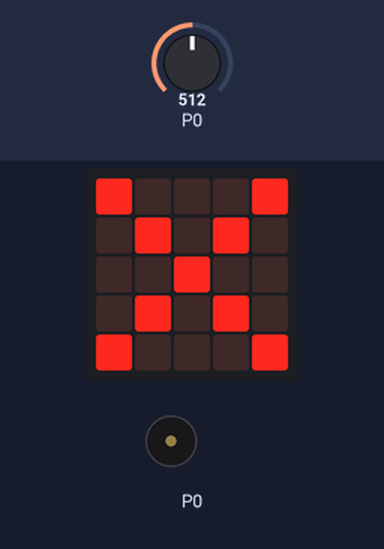
A program run on a simulated BBC micro:bit (MakeCode). Shown: the board's 5×5 LED display, buzzer (waves = sounding). The inputs (shaded band) are chosen by the test bench; at power-on: P0 = 512 (analog values on the 0–1023 scale).

Above: at 1.2 s.
1.3 s: P0 set to 329
3.5 s: P0 set to 297
At 4.15 s:
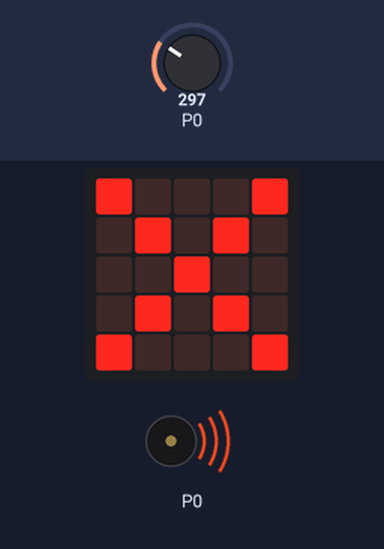
At 4.9 s:
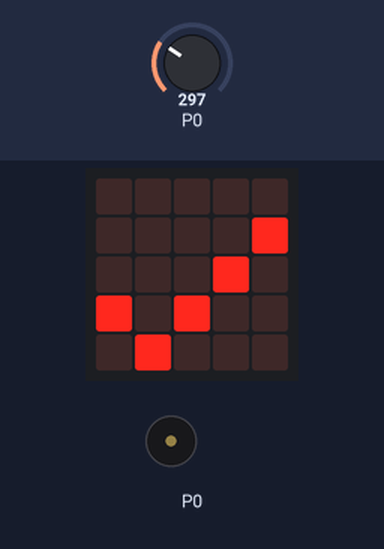
6.0 s: P0 set to 511
At 6.5 s:
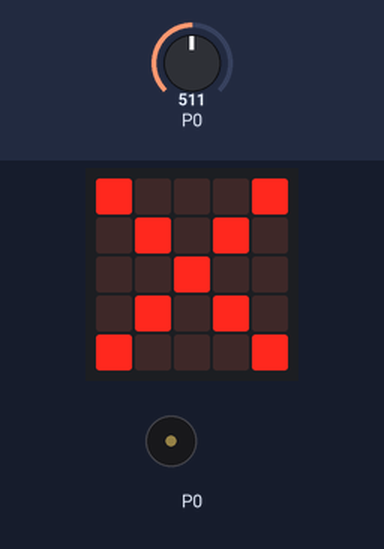
Timing chart, 0 to 15.0 s (numbered marks = the images above; inputs shaded):
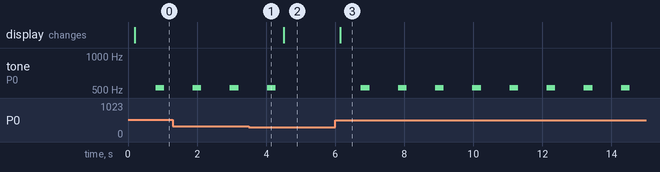

The program:

main.ts
```typescript
let suma = 0
let promedio = 0
let porcentaje = 0
basic.forever(function () {
    // 1. ALGORITMO BARRENDERO (Filtro por promedio de 10 lecturas)
    suma = 0
    for (let index = 0; index < 10; index++) {
        suma += pins.analogReadPin(AnalogPin.P0)
        basic.pause(20)
    }
    promedio = suma / 10
    // 2. CONVERSIÓN A PORCENTAJE (De 0-1023 a 0%-100%)
    porcentaje = Math.round(promedio / 1023 * 100)
    // 3. REGLA DE SEGURIDAD (Alarma si supera el 30%)
    if (porcentaje > 30) {
        basic.showIcon(IconNames.No)
        music.playTone(523, music.beat(BeatFraction.Half))
    } else {
        basic.showIcon(IconNames.Yes)
    }
})
```

test.ts
```typescript
// aquí va el archivo "tests"; esto no se compilará cuando este paquete se utilice como una extensión.
```

Measured:
- the behaviour switches between 313 and 312 on P0 (found by bisection; images 0 and 1)
- after the input at 3.5 s, tone on P0: goes on until 4.3 s, then stays silent
- after the input at 6.0 s, tone on P0: alternates 523 Hz for 0.25 s and silent for 0.83 s, starting after 0.75 s; the display: changes after 0.15 s (image 3)
- by itself, tone on P0: alternates 523 Hz for 0.25 s and silent for 0.83 s
